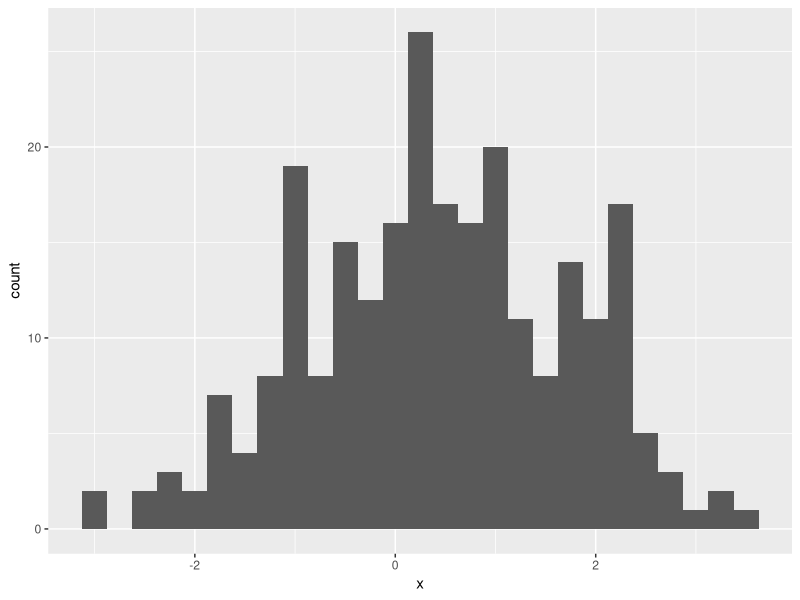

Write R code to recreate this figure. (Note: this script raises an error after producing the figure.)
## ---- chunk 1
library(tidyverse)
library(here)
set.seed(36528)
## ---- chunk 2
true_pi <- 0.8
true_mu <- c(0,   2)
true_sigma <- c(1,   0.5)
n <- 250
pop <- rbinom(n, size = 1, prob = 1 - true_pi) + 1
x <- rnorm(n, mean = true_mu[pop], sd = true_sigma[pop])
## ---- chunk 3
ggplot(mapping = aes(x = x)) +
  geom_histogram(binwidth = 0.25)
## ---- chunk 4
dmix <- function(x, theta){
  pi <- theta[1]
  mu_1 <- theta[2]
  mu_2 <- theta[3]
  sigma_1 <- theta[4]
  sigma_2 <- theta[5]
  pi * dnorm(x, mean = mu_1, sd = sigma_1) +
   (1 - pi) * dnorm(x, mean = mu_2, sd = sigma_2) 
} 
dmix(0, c(0, 1, 1, 1, 1))
## ---- chunk 5
ggplot(mapping = aes(x = x)) +
  geom_histogram(aes(y = stat(density)), binwidth = 0.25) +
  stat_function(fun = dmix, args = list(theta = c(0.6, 0.2, 2, 1.5, 1)))
## ---- chunk 6
nllhood_mix <- function(theta, x){
  d <- dmix(x, theta)
  -1 * sum(log(d))
}
## ---- chunk 7
(mle1 <- optim(par = c(1, 0, 1.8, 1.2, 0.7), fn = nllhood_mix, x = x, method = "BFGS"))
## ---- chunk 8
nllhood_mix2 <- function(theta, x){
  d <- dmix(x, theta)
  if (any(d < 0) || any(is.nan(d))){
    return(Inf)
  }
  -1 * sum(log(d))
}
## ---- chunk 9
optim(par = c(0.4, 2, -0.2, 1, 2), fn = nllhood_mix2, x = x, 
  method = "BFGS")
## ---- chunk 10
(mle2 <- optim(par = c(0.5, 0, 1, 2, 1), fn = nllhood_mix, x = x, method = "BFGS"))
## ---- chunk 11
optim(par = mle2$par, fn = nllhood_mix, x = x, method = "BFGS")
## ---- chunk 12
(mle3 <- optim(par = c(0.5, 1, 1, 1, 1), fn = nllhood_mix, x = x, method = "BFGS"))
mle3$par
## ---- chunk 13
ggplot(mapping = aes(x = x)) +
  geom_histogram(aes(y = stat(density)), binwidth = 0.25) +
  stat_function(fun = dmix, args = list(theta = mle1$par))
## ---- chunk 14
optim(par = c(0.6, -0.2, 2, 2, 1), fn = nllhood_mix, x = x, 
  method = "BFGS",
  control = list(parscale = c(5, 1, 1, 1, 1)))
## ---- chunk 15
(mle <- optim(par = c(0.6, -0.2, 2, 2, 1), fn = nllhood_mix, x = x, method = "BFGS",
  hessian = TRUE))
mle$hessian %>% solve() %>% diag() %>% sqrt()
## ---- chunk 16
data.frame(
  est = mle$par, 
  se = mle$hessian %>% solve() %>% diag() %>% sqrt()
)
